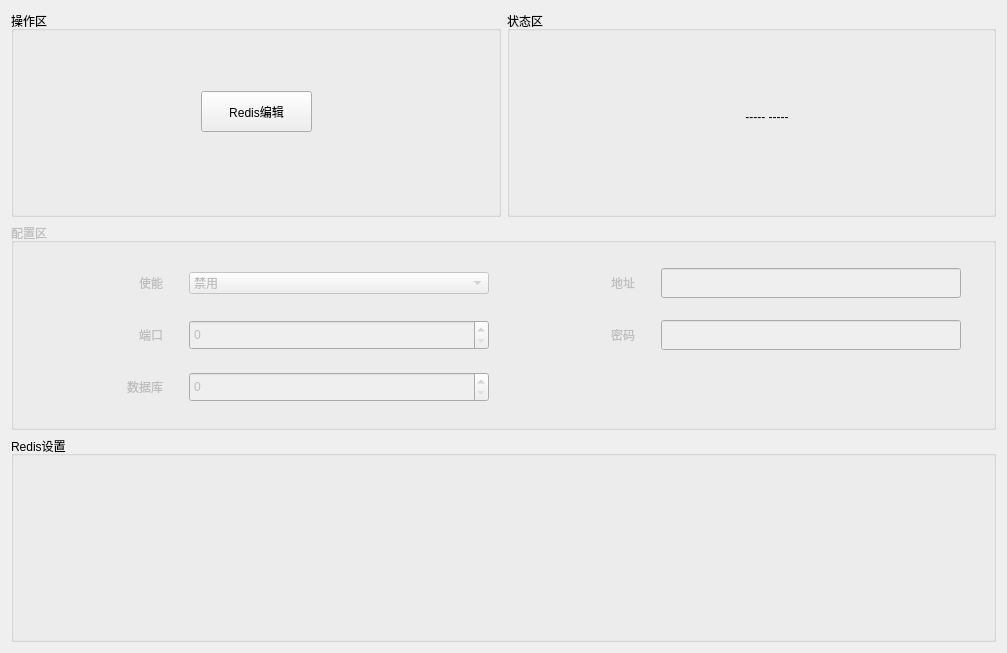
<?xml version="1.0" encoding="UTF-8"?>
<ui version="4.0">
 <class>Gui_RedisWid</class>
 <widget class="QWidget" name="Gui_RedisWid">
  <property name="geometry">
   <rect>
    <x>0</x>
    <y>0</y>
    <width>1007</width>
    <height>653</height>
   </rect>
  </property>
  <property name="windowTitle">
   <string>Form</string>
  </property>
  <layout class="QGridLayout" name="gridLayout_2">
   <item row="0" column="0">
    <widget class="QGroupBox" name="groupBox_1">
     <property name="title">
      <string>操作区</string>
     </property>
     <widget class="QPushButton" name="redisEditBtn">
      <property name="geometry">
       <rect>
        <x>190</x>
        <y>80</y>
        <width>111</width>
        <height>41</height>
       </rect>
      </property>
      <property name="text">
       <string>Redis编辑</string>
      </property>
     </widget>
    </widget>
   </item>
   <item row="0" column="1">
    <widget class="QGroupBox" name="groupBox_3">
     <property name="title">
      <string>状态区</string>
     </property>
     <widget class="QLabel" name="statusLab">
      <property name="geometry">
       <rect>
        <x>160</x>
        <y>40</y>
        <width>200</width>
        <height>131</height>
       </rect>
      </property>
      <property name="maximumSize">
       <size>
        <width>200</width>
        <height>16777215</height>
       </size>
      </property>
      <property name="text">
       <string>----- -----</string>
      </property>
      <property name="alignment">
       <set>Qt::AlignCenter</set>
      </property>
     </widget>
    </widget>
   </item>
   <item row="1" column="0" colspan="2">
    <widget class="QGroupBox" name="groupBox">
     <property name="enabled">
      <bool>false</bool>
     </property>
     <property name="title">
      <string>配置区</string>
     </property>
     <layout class="QGridLayout" name="gridLayout">
      <item row="0" column="2">
       <widget class="QLabel" name="label_7">
        <property name="minimumSize">
         <size>
          <width>0</width>
          <height>30</height>
         </size>
        </property>
        <property name="maximumSize">
         <size>
          <width>120</width>
          <height>16777215</height>
         </size>
        </property>
        <property name="text">
         <string>地址</string>
        </property>
        <property name="alignment">
         <set>Qt::AlignRight|Qt::AlignTrailing|Qt::AlignVCenter</set>
        </property>
       </widget>
      </item>
      <item row="0" column="1">
       <widget class="QComboBox" name="dbEnBox">
        <item>
         <property name="text">
          <string>禁用</string>
         </property>
        </item>
        <item>
         <property name="text">
          <string>启用</string>
         </property>
        </item>
       </widget>
      </item>
      <item row="2" column="1">
       <widget class="QSpinBox" name="portBox">
        <property name="minimumSize">
         <size>
          <width>0</width>
          <height>30</height>
         </size>
        </property>
        <property name="maximumSize">
         <size>
          <width>300</width>
          <height>16777215</height>
         </size>
        </property>
        <property name="maximum">
         <number>99999</number>
        </property>
       </widget>
      </item>
      <item row="0" column="3">
       <widget class="QLineEdit" name="hostEdit">
        <property name="minimumSize">
         <size>
          <width>0</width>
          <height>30</height>
         </size>
        </property>
        <property name="maximumSize">
         <size>
          <width>300</width>
          <height>16777215</height>
         </size>
        </property>
       </widget>
      </item>
      <item row="2" column="0">
       <widget class="QLabel" name="label_5">
        <property name="minimumSize">
         <size>
          <width>0</width>
          <height>30</height>
         </size>
        </property>
        <property name="maximumSize">
         <size>
          <width>120</width>
          <height>16777215</height>
         </size>
        </property>
        <property name="text">
         <string>端口</string>
        </property>
        <property name="alignment">
         <set>Qt::AlignRight|Qt::AlignTrailing|Qt::AlignVCenter</set>
        </property>
       </widget>
      </item>
      <item row="0" column="0">
       <widget class="QLabel" name="label_8">
        <property name="minimumSize">
         <size>
          <width>50</width>
          <height>30</height>
         </size>
        </property>
        <property name="maximumSize">
         <size>
          <width>120</width>
          <height>16777215</height>
         </size>
        </property>
        <property name="text">
         <string>使能</string>
        </property>
        <property name="alignment">
         <set>Qt::AlignRight|Qt::AlignTrailing|Qt::AlignVCenter</set>
        </property>
       </widget>
      </item>
      <item row="3" column="0">
       <widget class="QLabel" name="label_6">
        <property name="minimumSize">
         <size>
          <width>0</width>
          <height>30</height>
         </size>
        </property>
        <property name="maximumSize">
         <size>
          <width>120</width>
          <height>16777215</height>
         </size>
        </property>
        <property name="text">
         <string>数据库</string>
        </property>
        <property name="alignment">
         <set>Qt::AlignRight|Qt::AlignTrailing|Qt::AlignVCenter</set>
        </property>
       </widget>
      </item>
      <item row="3" column="1">
       <widget class="QSpinBox" name="dbBox">
        <property name="minimumSize">
         <size>
          <width>0</width>
          <height>30</height>
         </size>
        </property>
        <property name="maximumSize">
         <size>
          <width>300</width>
          <height>16777215</height>
         </size>
        </property>
        <property name="maximum">
         <number>16</number>
        </property>
       </widget>
      </item>
      <item row="2" column="3">
       <widget class="QLineEdit" name="pwdEdit">
        <property name="minimumSize">
         <size>
          <width>0</width>
          <height>30</height>
         </size>
        </property>
        <property name="maximumSize">
         <size>
          <width>300</width>
          <height>16777215</height>
         </size>
        </property>
        <property name="echoMode">
         <enum>QLineEdit::PasswordEchoOnEdit</enum>
        </property>
       </widget>
      </item>
      <item row="2" column="2">
       <widget class="QLabel" name="label_4">
        <property name="minimumSize">
         <size>
          <width>0</width>
          <height>30</height>
         </size>
        </property>
        <property name="maximumSize">
         <size>
          <width>120</width>
          <height>16777215</height>
         </size>
        </property>
        <property name="text">
         <string>密码</string>
        </property>
        <property name="alignment">
         <set>Qt::AlignRight|Qt::AlignTrailing|Qt::AlignVCenter</set>
        </property>
       </widget>
      </item>
     </layout>
    </widget>
   </item>
   <item row="2" column="0" colspan="2">
    <widget class="QGroupBox" name="redisGroup">
     <property name="maximumSize">
      <size>
       <width>16777215</width>
       <height>250</height>
      </size>
     </property>
     <property name="title">
      <string>Redis设置</string>
     </property>
    </widget>
   </item>
  </layout>
 </widget>
 <resources/>
 <connections/>
</ui>
